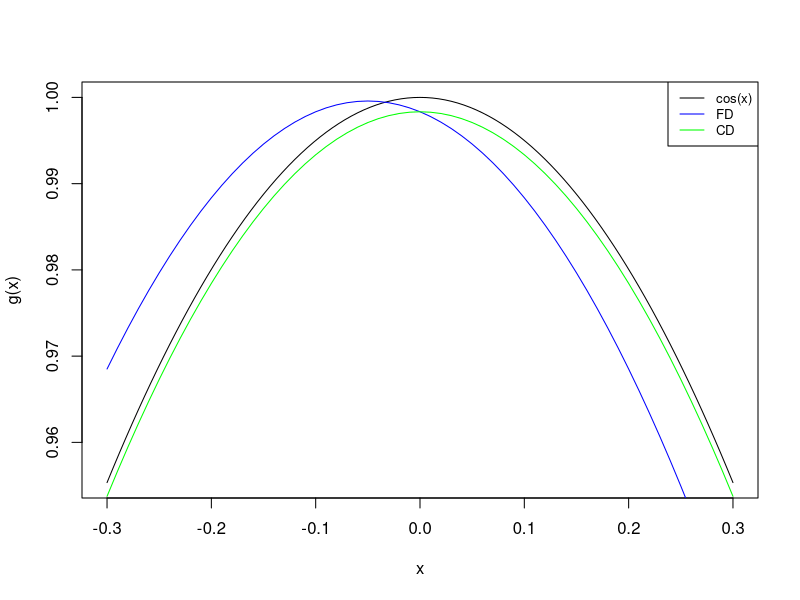
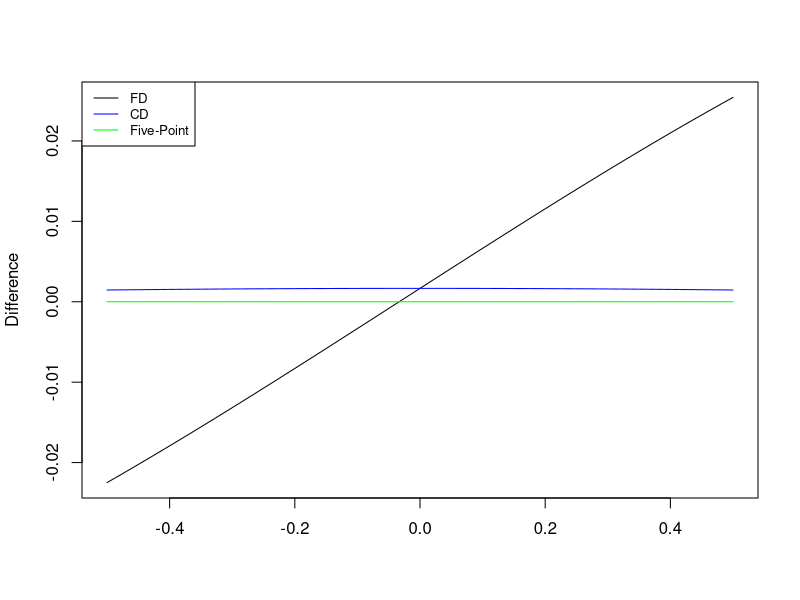
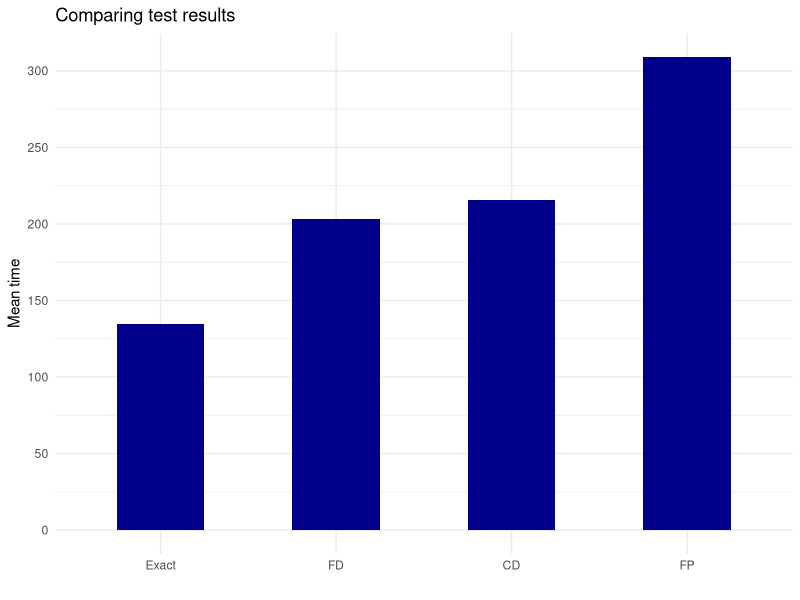

Generate these figures, in order, with R:
## ---- chunk 1
f <- function(x) sin(x)
g <- function(x) cos(x)
fd <- function(x){
  h <- 1e-1
  (f(x + h) - f(x))/h
}
cd <- function(x){
  h <- 1e-1
  (f(x + h) - f(x - h))/(2*h)
}
int <- seq(-0.3,0.3, 0.01)
curve(g, min(int), max(int))
lines(int, fd(int), col = 'blue')
lines(int, cd(int), col = 'green')
legend('topright', legend = c('cos(x)', 'FD', 'CD'),
       col = c('black', 'blue', 'green'), 
       lty = 1, cex = 0.8)
## ---- chunk 2
h <- 0.1
f <- function(x) {sin(x)}
g_exact <- function(x) {cos(x)}
FD <- function(x) {
  FDf <- (f(x + h) - f(x))/h    
  return(FDf)
}
CD <- function(x) {
  CDf <- (f(x + h) - f(x - h))/(2*h)
  return(CDf)
}
XCD <- function(x) {
  XCDf <- (8*f(x + h) - 8*f(x - h) - f(x + 2*h) + f(x - 2*h))/(12*h)
  return(XCDf)
}

int <- seq(-.5,.5, 0.001)

diff_XCD <- function(x) g_exact(x) - XCD(x)
diff_CD <- function(x) g_exact(x) - CD(x)
diff_FD <- function(x) g_exact(x) - FD(x)
curve(diff_FD, min(int), max(int), ylab = "Difference", xlab = "")
lines(int, diff_CD(int), col = 'blue')
lines(int, diff_XCD(int), col = 'green')
legend("topleft", legend = c("FD", "CD", "Five-Point"),
       col = c("black", "blue", "green"),
       lty = 1, cex = 0.8)
## ---- chunk 3
# Exact functions
f <- function(x) 100*(x[2] - x[1]^2)^2 + (1 - x[1])^2
g <- function(x) c(2*(x[1] - 1) - 400*x[1]*(x[2] - x[1]^2), 200*(x[2] - x[1]^2))
# Implementation of Algorithm 3.5
# (Line Search Algorithm)
alpha <- function(a_0, x_k, c1, c2, r_k) {
  a_max <- 4*a_0
  f_k <- f(x_k)
  phi_k <- f_k
  a_1 <- a_0
  a0 <- 0
  a_k <- a_1
  a_k_old <- a0
  k <- 0
  k_max <- 10000   
  done <- FALSE
  while(!done) {
    k <- k + 1
    f_k <- f(x_k)
    g_k <- g(x_k)
    p_k <- -g_k
    phi_k_old <- f(x_k + a_k_old * p_k)
      phi_k <- f(x_k + a_k * p_k)
      dphi_k_0 <- t(g(x_k)) %*% p_k
      l_k <- f_k + c1 * a_k * dphi_k_0
      if ((phi_k > l_k) || ((k > 1) && (phi_k >= phi_k_old))) {
        return(zoom(a_k_old, a_k, x_k, c1, c2))
      }
    dphi_k <- t(g(x_k + a_k * p_k)) %*% p_k
      if (abs(dphi_k) <= -c2*dphi_k_0) {
        return(a_k)
      }
    if (dphi_k >= 0) {
      return(zoom(a_k, a_k_old, x_k, c1, c2))
    }
    a_k_old <- a_k
    a_k <- r_k*a_k + (1 - r_k)*a_max
    done <- (k > k_max)
  }
  return(a_k)
}

# Implementation of Algorithm ...
# (Zoom Algorithm)
zoom <- function(a_lo, a_hi, x_k, c1, c2) {
  f_k <- f(x_k)
  g_k <- g(x_k)
  p_k <- -g_k
  k <- 0
  k_max <- 10000   # Maximum number of iterations.
  done <- FALSE
  while(!done) {
    k <- k + 1
    phi_lo <- f(x_k + a_lo * p_k)
      a_k <- 0.5*(a_lo + a_hi)
      phi_k <-  f(x_k + a_k * p_k)
      dphi_k_0 <- t(g(x_k)) %*% p_k
      l_k <-  f_k + c1 * a_k * dphi_k_0
      if ((phi_k > l_k) || (phi_k >= phi_lo)) {
        a_hi <- a_k
      } else {
        dphi_k <-  t(g(x_k + a_k * p_k)) %*% p_k
          if (abs(dphi_k) <= -c2*dphi_k_0) {
            return(a_k)
          }
        if (dphi_k*(a_hi - a_lo) >= 0) {
          a_hi <- a_lo
        }
        a_lo <- a_k
      }
    done <- (k > k_max)
  }
  return(a_k)
}
# Implementation of Algorithm 3.5 (with CD instead of exact gradient)
# (Line Search Algorithm)
alpha_cd <- function(a_0, x_k, c1, c2, r_k) {
  g <- function(x, h = 1e-8){
    c((f(x + c(h,0)) - f(x - c(h,0)))/(2*h), (f(x + c(0,h)) - f(x - c(0,h)))/(2*h))
  }
  a_max <- 4*a_0
  f_k <- f(x_k)
  phi_k <- f_k
  a_1 <- a_0
  a0 <- 0
  a_k <- a_1
  a_k_old <- a0
  k <- 0
  k_max <- 10000   
  done <- FALSE
  while(!done) {
    k <- k + 1
    f_k <- f(x_k)
    g_k <- g(x_k)
    p_k <- -g_k
    phi_k_old <- f(x_k + a_k_old * p_k)
      phi_k <- f(x_k + a_k * p_k)
      dphi_k_0 <- t(g(x_k)) %*% p_k
      l_k <- f_k + c1 * a_k * dphi_k_0
      if ((phi_k > l_k) || ((k > 1) && (phi_k >= phi_k_old))) {
        return(zoom_cd(a_k_old, a_k, x_k, c1, c2))
      }
    dphi_k <- t(g(x_k + a_k * p_k)) %*% p_k
      if (abs(dphi_k) <= -c2*dphi_k_0) {
        return(a_k)
      }
    if (dphi_k >= 0) {
      return(zoom_cd(a_k, a_k_old, x_k, c1, c2))
    }
    a_k_old <- a_k
    a_k <- r_k*a_k + (1 - r_k)*a_max
    done <- (k > k_max)
  }
  return(a_k)
}

# Implementation of Algorithm ... (with CD instead of exact gradient)
# (Zoom Algorithm)
zoom_cd <- function(a_lo, a_hi, x_k, c1, c2) {
  g <- function(x, h = 1e-8){
    c((f(x + c(h,0)) - f(x - c(h,0)))/(2*h), (f(x + c(0,h)) - f(x - c(0,h)))/(2*h))
  }
  f_k <- f(x_k)
  g_k <- g(x_k)
  p_k <- -g_k
  k <- 0
  k_max <- 10000   # Maximum number of iterations.
  done <- FALSE
  while(!done) {
    k <- k + 1
    phi_lo <- f(x_k + a_lo * p_k)
      a_k <- 0.5*(a_lo + a_hi)
      phi_k <-  f(x_k + a_k * p_k)
      dphi_k_0 <- t(g(x_k)) %*% p_k
      l_k <-  f_k + c1 * a_k * dphi_k_0
      if ((phi_k > l_k) || (phi_k >= phi_lo)) {
        a_hi <- a_k
      } else {
        dphi_k <-  t(g(x_k + a_k * p_k)) %*% p_k
          if (abs(dphi_k) <= -c2*dphi_k_0) {
            return(a_k)
          }
        if (dphi_k*(a_hi - a_lo) >= 0) {
          a_hi <- a_lo
        }
        a_lo <- a_k
      }
    done <- (k > k_max)
  }
  return(a_k)
}

alpha_fd <- function(a_0, x_k, c1, c2, r_k) {
  g <- function(x, h = 1e-8){
    c((f(x + c(h,0)) - f(x))/(h), (f(x + c(0,h)) - f(x))/(h))
  }
  a_max <- 4*a_0
  f_k <- f(x_k)
  phi_k <- f_k
  a_1 <- a_0
  a0 <- 0
  a_k <- a_1
  a_k_old <- a0
  k <- 0
  k_max <- 10000   
  done <- FALSE
  while(!done) {
    k <- k + 1
    f_k <- f(x_k)
    g_k <- g(x_k)
    p_k <- -g_k
    phi_k_old <- f(x_k + a_k_old * p_k)
      phi_k <- f(x_k + a_k * p_k)
      dphi_k_0 <- t(g(x_k)) %*% p_k
      l_k <- f_k + c1 * a_k * dphi_k_0
      if ((phi_k > l_k) || ((k > 1) && (phi_k >= phi_k_old))) {
        return(zoom_fd(a_k_old, a_k, x_k, c1, c2))
      }
    dphi_k <- t(g(x_k + a_k * p_k)) %*% p_k
      if (abs(dphi_k) <= -c2*dphi_k_0) {
        return(a_k)
      }
    if (dphi_k >= 0) {
      return(zoom_fd(a_k, a_k_old, x_k, c1, c2))
    }
    a_k_old <- a_k
    a_k <- r_k*a_k + (1 - r_k)*a_max
    done <- (k > k_max)
  }
  return(a_k)
}

# Implementation of Algorithm ... (with CD instead of exact gradient)
# (Zoom Algorithm)
zoom_fd <- function(a_lo, a_hi, x_k, c1, c2) {
  g <- function(x, h = 1e-8){
    c((f(x + c(h,0)) - f(x))/(h), (f(x + c(0,h)) - f(x))/(h))
  }
  f_k <- f(x_k)
  g_k <- g(x_k)
  p_k <- -g_k
  k <- 0
  k_max <- 10000   # Maximum number of iterations.
  done <- FALSE
  while(!done) {
    k <- k + 1
    phi_lo <- f(x_k + a_lo * p_k)
      a_k <- 0.5*(a_lo + a_hi)
      phi_k <-  f(x_k + a_k * p_k)
      dphi_k_0 <- t(g(x_k)) %*% p_k
      l_k <-  f_k + c1 * a_k * dphi_k_0
      if ((phi_k > l_k) || (phi_k >= phi_lo)) {
        a_hi <- a_k
      } else {
        dphi_k <-  t(g(x_k + a_k * p_k)) %*% p_k
          if (abs(dphi_k) <= -c2*dphi_k_0) {
            return(a_k)
          }
        if (dphi_k*(a_hi - a_lo) >= 0) {
          a_hi <- a_lo
        }
        a_lo <- a_k
      }
    done <- (k > k_max)
  }
  return(a_k)
}

alpha_fp <- function(a_0, x_k, c1, c2, r_k) {
  g <- function(x, h = 1e-8){
    c((8*f(x + c(h,0)) - 8*f(x - c(h,0)) - f(x + c(2*h,0)) + f(x - c(2*h,0)))/(12*h),
      (8*f(x + c(0,h)) - 8*f(x - c(0,h)) - f(x + c(0,2*h)) + f(x - c(0,2*h)))/(12*h))
  }
  a_max <- 4*a_0
  f_k <- f(x_k)
  phi_k <- f_k
  a_1 <- a_0
  a0 <- 0
  a_k <- a_1
  a_k_old <- a0
  k <- 0
  k_max <- 10000   
  done <- FALSE
  while(!done) {
    k <- k + 1
    f_k <- f(x_k)
    g_k <- g(x_k)
    p_k <- -g_k
    phi_k_old <- f(x_k + a_k_old * p_k)
      phi_k <- f(x_k + a_k * p_k)
      dphi_k_0 <- t(g(x_k)) %*% p_k
      l_k <- f_k + c1 * a_k * dphi_k_0
      if ((phi_k > l_k) || ((k > 1) && (phi_k >= phi_k_old))) {
        return(zoom_fp(a_k_old, a_k, x_k, c1, c2))
      }
    dphi_k <- t(g(x_k + a_k * p_k)) %*% p_k
      if (abs(dphi_k) <= -c2*dphi_k_0) {
        return(a_k)
      }
    if (dphi_k >= 0) {
      return(zoom_fp(a_k, a_k_old, x_k, c1, c2))
    }
    a_k_old <- a_k
    a_k <- r_k*a_k + (1 - r_k)*a_max
    done <- (k > k_max)
  }
  return(a_k)
}

# Implementation of Algorithm ... (with CD instead of exact gradient)
# (Zoom Algorithm)
zoom_fp <- function(a_lo, a_hi, x_k, c1, c2) {
  g <- function(x, h = 1e-8){
    c((8*f(x + c(h,0)) - 8*f(x - c(h,0)) - f(x + c(2*h,0)) + f(x - c(2*h,0)))/(12*h),
      (8*f(x + c(0,h)) - 8*f(x - c(0,h)) - f(x + c(0,2*h)) + f(x - c(0,2*h)))/(12*h))
  }
  f_k <- f(x_k)
  g_k <- g(x_k)
  p_k <- -g_k
  k <- 0
  k_max <- 10000   # Maximum number of iterations.
  done <- FALSE
  while(!done) {
    k <- k + 1
    phi_lo <- f(x_k + a_lo * p_k)
      a_k <- 0.5*(a_lo + a_hi)
      phi_k <-  f(x_k + a_k * p_k)
      dphi_k_0 <- t(g(x_k)) %*% p_k
      l_k <-  f_k + c1 * a_k * dphi_k_0
      if ((phi_k > l_k) || (phi_k >= phi_lo)) {
        a_hi <- a_k
      } else {
        dphi_k <-  t(g(x_k + a_k * p_k)) %*% p_k
          if (abs(dphi_k) <= -c2*dphi_k_0) {
            return(a_k)
          }
        if (dphi_k*(a_hi - a_lo) >= 0) {
          a_hi <- a_lo
        }
        a_lo <- a_k
      }
    done <- (k > k_max)
  }
  return(a_k)
}
# Define norm to determine convergence
norm2 <- function(x) norm(as.matrix(x), type = "2")

# The base algorithm that uses the exact gradient
gd.strong.wolfe <- function(f, g, x_0, a_0 = 1, r_k = 0.5, c1 = 1e-4, c2 = 4e-1, tol_grad_f = 5e-4, k_max = 10000) {
  keep_going <- TRUE
  x_k <- x_0
  k <- 0
  while (keep_going) {
    k <- k + 1
    a_k <- alpha(a_0, x_k, c1, c2, r_k)
    g_k <- g(x_k)
    p_k <- -g_k
    x_k <- x_k + a_k*p_k
    keep_going <- (norm2(g_k) >= tol_grad_f) & (k < k_max)
  }
  #cat('x_k =', x_k, '\t', 'f(x_k) =', f(x_k), '\t', 'k =', k, '\n')
}
gd.strong.wolfe.FD <- function(f, g, x_0, a_0 = 1, r_k = 0.5, c1 = 1e-4, c2 = 4e-1, tol_grad_f = 5e-4, k_max = 10000) {
  keep_going <- TRUE
  x_k <- x_0
  k <- 0
  while (keep_going) {
    k <- k + 1
    a_k <- alpha_fd(a_0, x_k, c1, c2, r_k)
    g_k <- g(x_k)
    p_k <- -g_k
    x_k <- x_k + a_k*p_k
    keep_going <- (norm2(g_k) >= tol_grad_f) & (k < k_max)
  }
  #cat('x_k =', x_k, '\t', 'f(x_k) =', f(x_k), '\t', 'k =', k, '\n')
}
gd.strong.wolfe.CD <- function(f, g, x_0, a_0 = 1, r_k = 0.5, c1 = 1e-4, c2 = 4e-1, tol_grad_f = 5e-4, k_max = 10000) {
  keep_going <- TRUE
  x_k <- x_0
  k <- 0
  while (keep_going) {
    k <- k + 1
    a_k <- alpha_cd(a_0, x_k, c1, c2, r_k)
    g_k <- g(x_k)
    p_k <- -g_k
    x_k <- x_k + a_k*p_k
    keep_going <- (norm2(g_k) >= tol_grad_f) & (k < k_max)
  }
  #cat('x_k =', x_k, '\t', 'f(x_k) =', f(x_k), '\t', 'k =', k, '\n')
}
gd.strong.wolfe.FP <- function(f, g, x_0, a_0 = 1, r_k = 0.5, c1 = 1e-4, c2 = 4e-1, tol_grad_f = 5e-4, k_max = 10000) {
  keep_going <- TRUE
  x_k <- x_0
  k <- 0
  while (keep_going) {
    k <- k + 1
    a_k <- alpha_fp(a_0, x_k, c1, c2, r_k)
    g_k <- g(x_k)
    p_k <- -g_k
    x_k <- x_k + a_k*p_k
    keep_going <- (norm2(g_k) >= tol_grad_f) & (k < k_max)
  }
  #cat('x_k =', x_k, '\t', 'f(x_k) =', f(x_k), '\t', 'k =', k, '\n')
}
## ---- chunk 4
library(microbenchmark)
bench <- microbenchmark(Exact = gd.strong.wolfe(f,g,c(0,1)),
               FD = gd.strong.wolfe.FD(f,g,c(0,1)),
               CD = gd.strong.wolfe.CD(f,g,c(0,1)),
               FP = gd.strong.wolfe.FP(f,g,c(0,1)),
               times = 10)
library(dplyr)
bench <- bench %>%
  group_by(expr) %>%
  summarise(mean_time = mean(time)/1e+6)
## ---- chunk 5
library(ggplot2)
ggplot(bench) + 
  geom_col(aes(x = expr, y = mean_time), width = 0.5, fill = 'darkblue') +
  scale_y_continuous(breaks = seq(0,650,50)) +
  xlab('') + ylab('Mean time') + ggtitle('Comparing test results') +
  theme_minimal()
